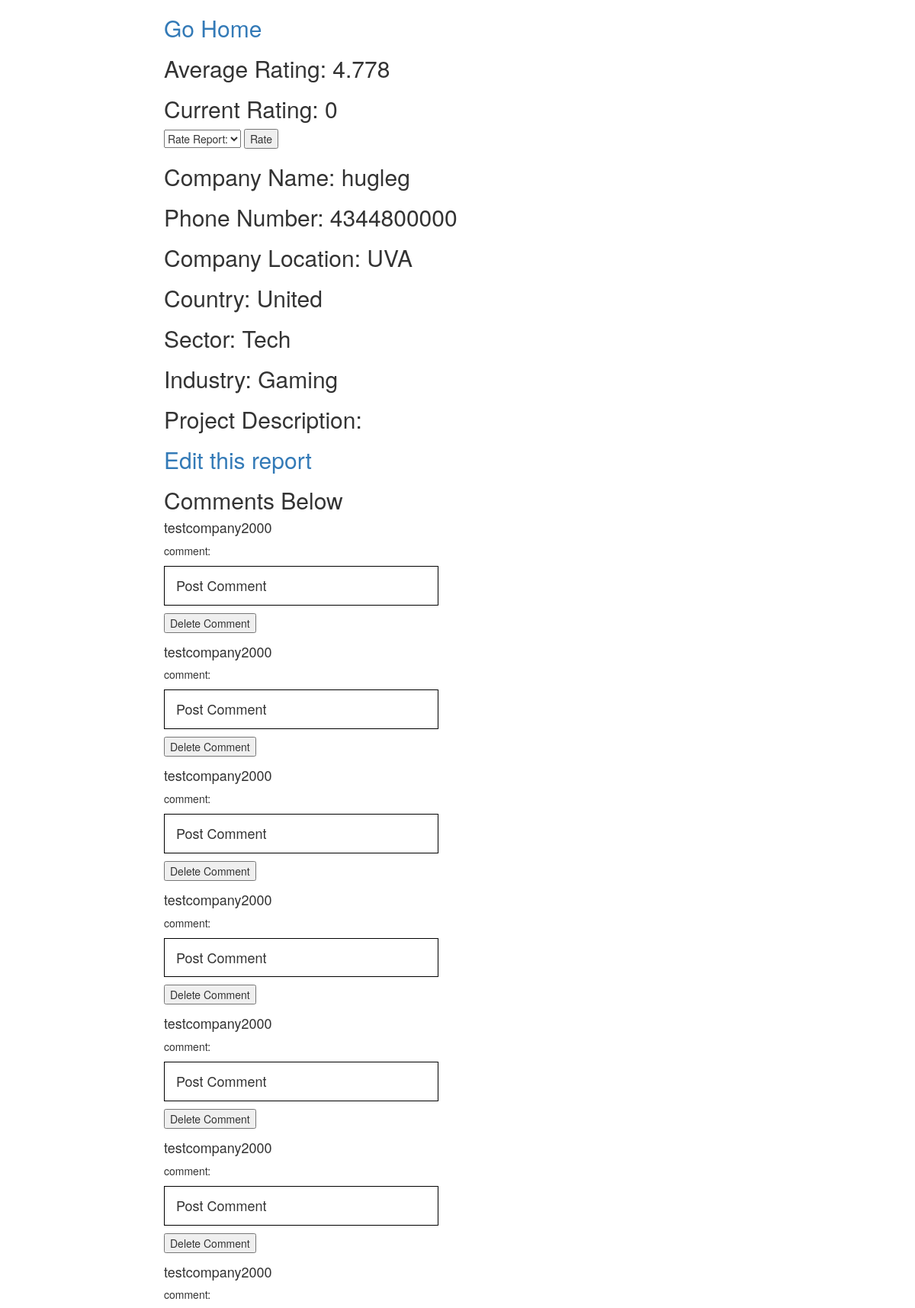
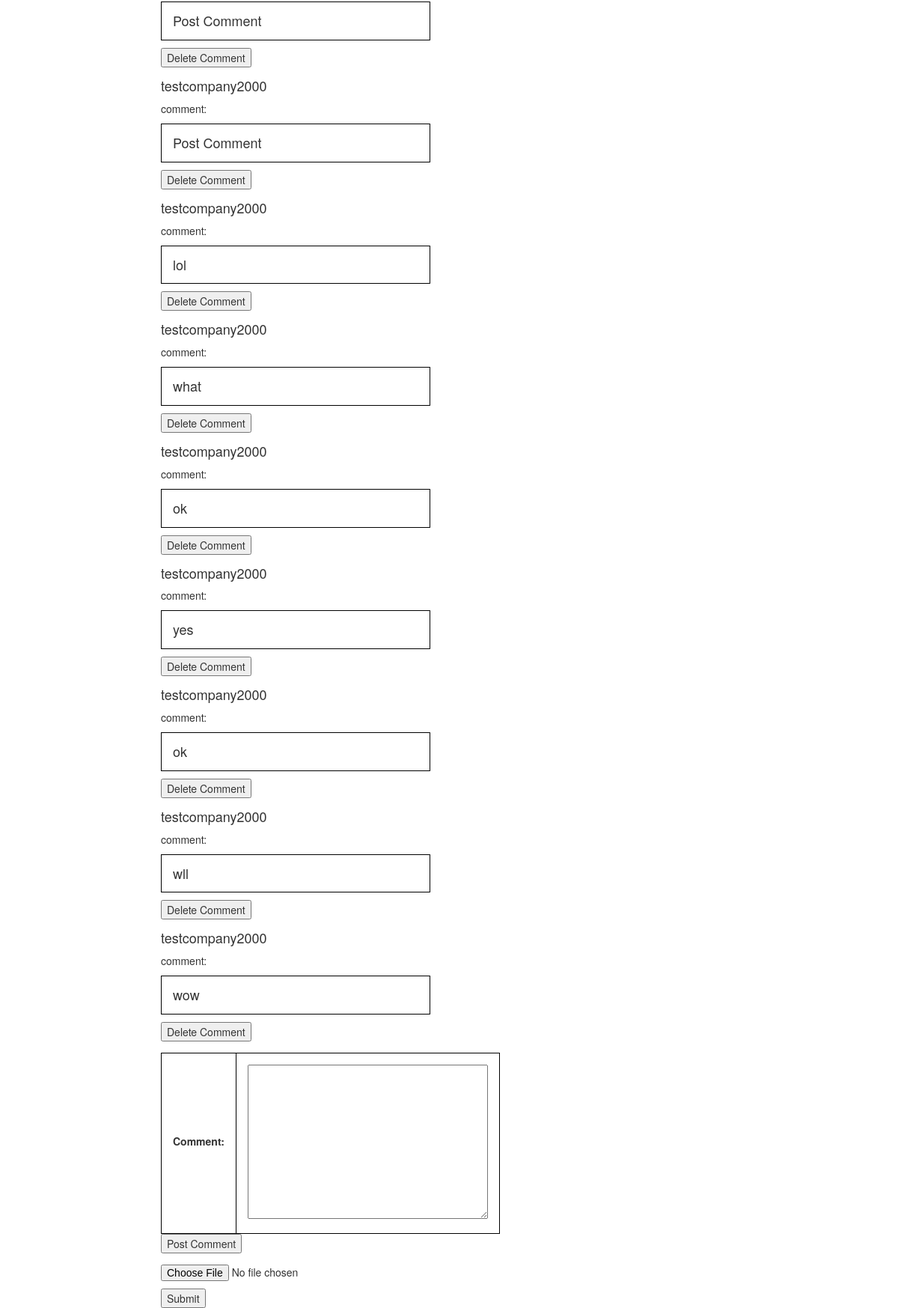
Before: /catalog/viewreport/1/success/ (signed in) with the older database file (2 pictures, top to bottom).
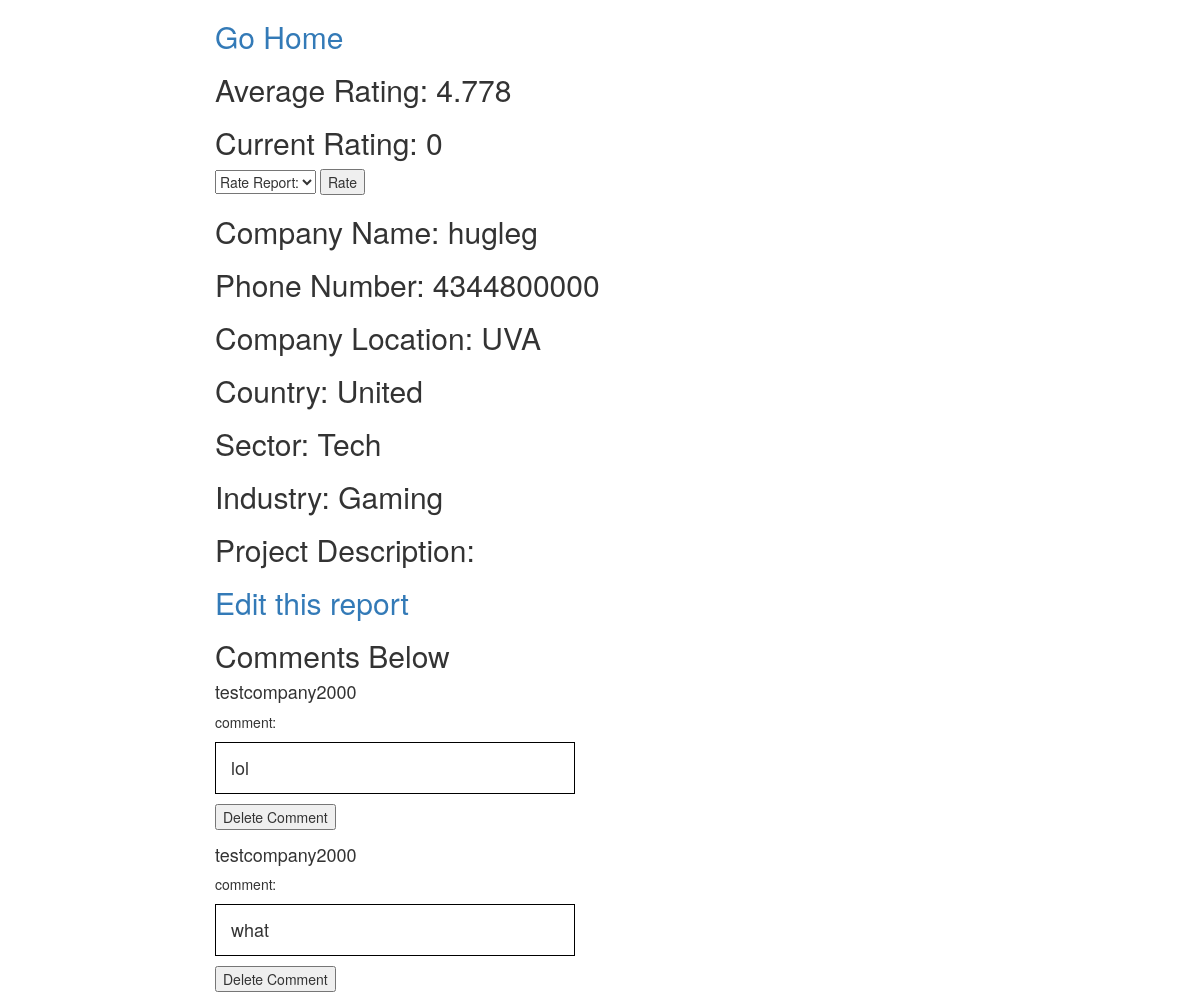
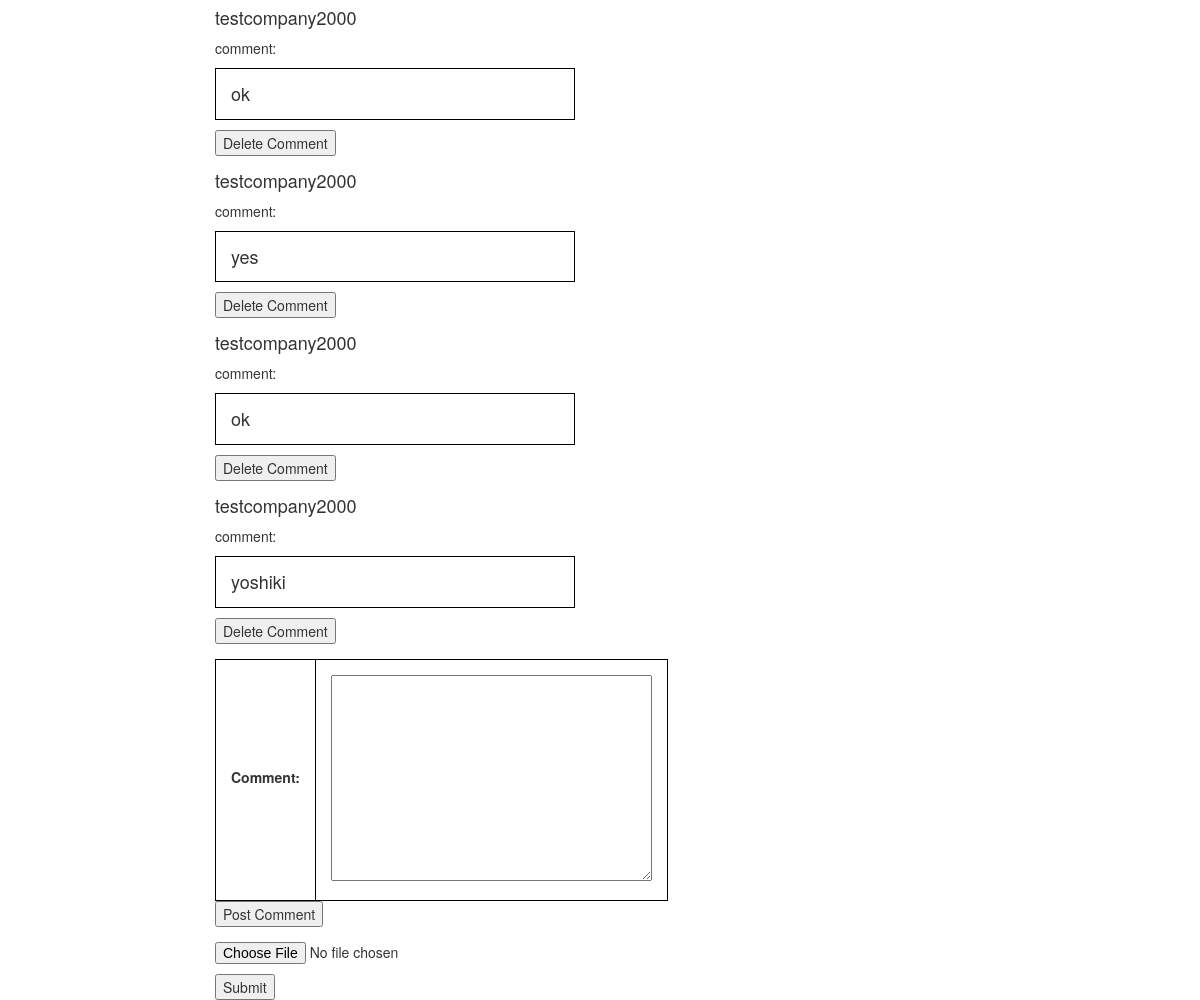
After: the same page with the newer database file (2 pictures, top to bottom).
### catalog/models.py (models this page shows)
class Report(models.Model):
    report_no = models.AutoField(primary_key=True)
    current_projects = models.CharField(default= "No current Projects",max_length= 1000, help_text="Projects")
    company = models.CharField(max_length=30, help_text="Company name")
    funding_goal = models.CharField(max_length=20, help_text="Funding goal", default="10,000")
    phone = models.CharField(max_length=20, help_text="Company phone number")
    location = models.CharField(max_length=20, help_text="Company location")
    country = models.CharField(max_length=30,help_text="Company country")
    sector = models.CharField(max_length=30, help_text="Company sector")
    industry = models.CharField(max_length=30, help_text="Company industry")
    description=models.CharField(default="No description yet",max_length=3000,help_text="Project description")
    timestamp = models.DateTimeField(default = timezone.now)
    is_private = models.BooleanField(default = False)
    files = models.ForeignKey(file, null=True, blank=True)

class comment(models.Model):
    sender_name = models.CharField(max_length= 100, help_text='sender name')
    comment=models.CharField(max_length=2000,help_text="comment")
    report_id=models.IntegerField(default = 0, help_text='report id')

### catalog/views.py (the view)
# urls.py: url(r'^viewreport/(?P<pk>[0-9]+)/$', views.viewreport, name='viewreport'),
@login_required(login_url = 'login')
def viewreport(request,pk):
    current_rate=0
    if request.method=="POST" and "post_comment" in request.POST:
        form=CommentForm(request.POST)
        if form.is_valid():
            comment_content=form.cleaned_data["comment"]
            comment.objects.create(sender_name=request.user.username,comment=comment_content,report_id=pk)
    elif request.method=="POST" and "delete-comment" in request.POST:
        print("delete-comment" in request.POST)
        comment_id=request.POST.get("comment_id")
        print(comment_id)
        comment_delete=comment.objects.get(id=comment_id)
        comment_delete.delete()
    elif request.method=="POST" and "rate" in request.POST:
        print(request.POST.get("dropdown"))
        rate=float(request.POST.get("dropdown"))
        current_rate=rate
        reportRate.objects.create(report_rate=rate,rate_by=request.user.username,report_id=pk)
    reportRates=reportRate.objects.all()
    totalRate=0
    count=0
    for r in reportRates:
        totalRate+=r.report_rate
        count+=1
    average_rate=totalRate/count
    average_rate_format=format(average_rate, '.3f')
    report=Report.objects.get(pk=pk)
    comments=comment.objects.filter(report_id=pk)
    return render(request,'view_report.html',{
    "report":report,"commentform":CommentForm(),"comments":comments,"averageRate":average_rate_format,"currentRate":current_rate
})

### catalog/forms.py
class CommentForm(forms.Form):
    comment = forms.CharField(widget=forms.Textarea)

### catalog/templates/view_report.html (shortened to what this page needs)
{% extends "base_generic.html" %}
{% block content %}
<h2><a href={% url 'gohome' %}>Go Home</a></h2>
<h2>Average Rating: {{averageRate}}</h2>
<h2>Current Rating: {{currentRate}}</h2>
<form action="" method="post">{% csrf_token %}
  <select name="dropdown">
    <option selected="selected" disabled>Rate Report:</option>
  </select>
  <input type="submit" value="Rate" name="rate">
</form>
<h2>
Company Name: {{report.company}}
</h2>
<h2>
Phone Number: {{report.phone}}
</h2>
<h2>
Company Location: {{report.location}}
</h2>
<h2>
Country: {{report.country}}
</h2>
<h2>
Sector: {{report.sector}}
</h2>
<h2>
Industry: {{report.industry}}
</h2>
<h2>
  Project Description:
</h2>
<h2>
    <a href={% url 'edit_report' report.pk %}>Edit this report</a>
</h2>
<h2>Comments Below</h2>
{% for comment in comments  %}
<h4>{{comment.sender_name}}</h4>
comment: <h4 class="comment">{{comment.comment}}</h4>
<form method = "POST" action ="." class = "form-group">{% csrf_token %}
        <input type="submit" class = "submit" value="Delete Comment" name = "delete-comment" />
        </form>
{% endfor  %}
<form method = "POST" action ="." class = "form-group">{% csrf_token %}
            <table>
            {{ commentform}}
            </table>
            <input type="submit" class = "submit" value="Post Comment" name="post_comment"/>
        </form>
         <form action="{% url 'uploadfile' report.pk %}" method="post" enctype="multipart/form-data">{% csrf_token %}
    <p>
        <input id="id_image" type="file" class="" name="file">
    </p>
    <input type="submit" value="Submit" />
</form>
{% endblock %}

### catalog/templates/base_generic.html (shortened to what this page needs)
<!DOCTYPE html>
<html lang="en">
<head>
<link rel="stylesheet" href="//maxcdn.bootstrapcdn.com/bootstrap/3.2.0/css/bootstrap.min.css">
<link rel="stylesheet" href="//maxcdn.bootstrapcdn.com/bootstrap/3.2.0/css/bootstrap-theme.min.css">
  <link rel="stylesheet" href="https://maxcdn.bootstrapcdn.com/bootstrap/3.3.7/css/bootstrap.min.css">
  {% load static %}
  <link rel="stylesheet" href="{% static 'css/styles.css' %}">
</head>
<body>
  <div class="container-fluid">
    <div class="row">
      <div class="col-sm-10 ">
      {% block content %}{% endblock %}
      </div>
    </div>
  </div>
</body>
</html>

### catalog/static/css/styles.css (style rules this page uses)
table, th, td { border: 1px solid black; padding: 15px; }
.comment { border: 1px solid black; padding: 15px; }
th { cursor: pointer; }

### catalog/templates/view_report.html (style rules this page uses)
.comment { border: 1px solid black; padding: 15px; width: 360px }

Changed rows visible on the page:
removed comment: sender_name "testcompany2000", comment "Post Comment"
removed comment: sender_name "testcompany2000", comment "Post Comment"
removed comment: sender_name "testcompany2000", comment "Post Comment"
removed comment: sender_name "testcompany2000", comment "Post Comment"
removed comment: sender_name "testcompany2000", comment "Post Comment"
removed comment: sender_name "testcompany2000", comment "Post Comment"
removed comment: sender_name "testcompany2000", comment "Post Comment"
removed comment: sender_name "testcompany2000", comment "Post Comment"
removed comment: sender_name "testcompany2000", comment "wll"
removed comment: sender_name "testcompany2000", comment "wow"
added comment: sender_name "testcompany2000", comment "yoshiki"
